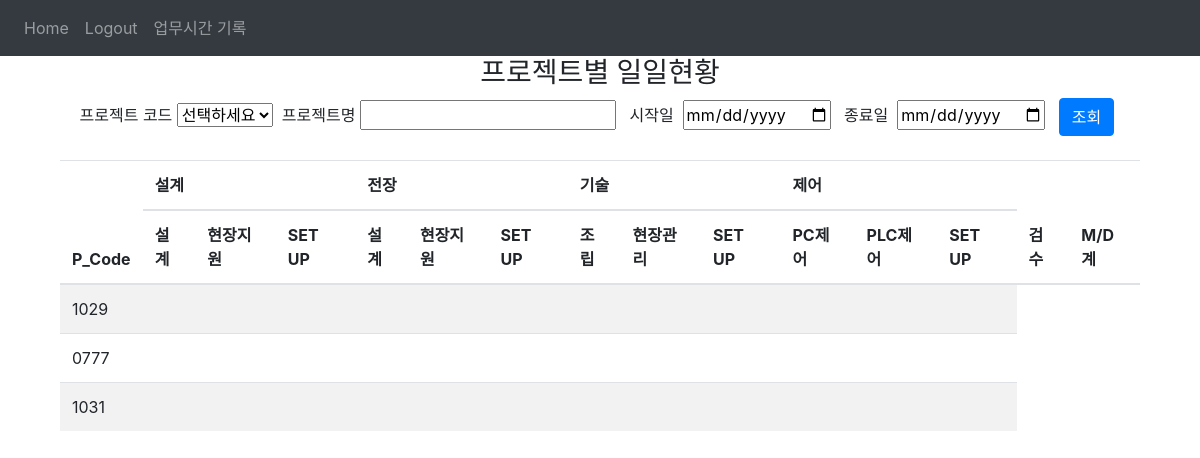
The app's page /project_view (signed in) with its own data.
### website/models.py (models this page shows)
class Project(db.Model):                                              #새 프로젝트를 생성한다.(관리자) 1번
    pid = db.Column(db.Integer, primary_key=True)                     #DB primary_key ID
    pcode = db.Column(db.String(50), unique=True, nullable=False)     #프로젝트 코드
    pname = db.Column(db.String(100), nullable=False)                 #프로젝트 이름
    startdate = db.Column(db.String(50))                              #시작일자
    enddate = db.Column(db.String(50))                                #종료일자
    pdesc = db.Column(db.String(100))                                 #프로젝트 설명
    date = db.Column(db.DateTime(timezone=True), default=func.now())  #등록일자 timestamp
    user_id = db.Column(db.Integer, db.ForeignKey('user.id'))         #외래키 연동

### website/views.py (the view)
@views.route('/project_view', methods=['GET', 'POST'])
@login_required
def project_view():
    task_list = ["전장외주","조립외주","제어외주","기타"]
    all_data = all_projects()
    return render_template("projectview.html",task_list=task_list, all_data=all_data, user=current_user)

### website/__init__.py (called while the page is built)
def create_app():
    app.config['SECRET_KEY'] = 'hjshjhdjah kjshkjdhjs'
    app.config['SQLALCHEMY_DATABASE_URI'] = f'sqlite:///{DB_NAME}'
    db.init_app(app)
    from .views import views
    from .auth import auth
    app.register_blueprint(views, url_prefix='/')
    app.register_blueprint(auth, url_prefix='/')
    from .models import User
    with app.app_context():
        db.create_all()
    login_manager = LoginManager()
    login_manager.login_view = 'auth.login'
    login_manager.init_app(app)
    @login_manager.user_loader
    def load_user(id):
        return User.query.get(int(id))
    return app

### website/views.py (called while the page is built)
def all_projects():
    today = date.today()
    all_projects = db.session.query(
        Project.pid,
        Project.pcode,
        Project.pname,
        Project.startdate,
        Project.enddate,
        Project.pdesc,
    func.strftime('%y-%m-%d', Project.date).label('date')).filter(Project.enddate >= today).all()
    return all_projects

### website/templates/projectview.html (shortened to what this page needs)
{% extends "base.html" %}
{% block content%}
<div class="container">
    <div class="table-wrapper">
        <div class="header">
            <h3 align="center">프로젝트별 일일현황</h3>
        </div>
    <form method="POST" onsubmit="handleSubmit(event)">
        <div class="col">
            <label>&nbsp;프로젝트 코드</label>
            <select id="pcode" name="pcode" onchange="updatePname()">
                <option value="">선택하세요</option>
            </select>
            <label>&nbsp;프로젝트명</label>
            <input type="text" id="pname" name="pname" value="">
            <label for="startDate">&nbsp;&nbsp;시작일&nbsp;</label>
            <input type="date" id="startDate" name="startDate" data-date-format="yymmdd">
            <label for="endDate">&nbsp;&nbsp;종료일&nbsp;</label>
            <input type="date" id="endDate" name="endDate" data-date-format="yymmdd">
            &nbsp;&nbsp;<button type="submit" class="btn btn-primary">조회</button>
        </div>
    </form>
    <br>
        <table class="table table-hover table-striped table-responsive-sm" id="table1">
            <thead>
                <tr>
                <th rowspan="2">P_Code</th>
                <th colspan="3">설계</th>
                <th colspan="3">전장</th>
                <th colspan="3">기술</th>
                <th colspan="3">제어</th>
                <th rowspan="3">검수</th>
                <th rowspan="2">M/D계</th>
                </tr>
                <tr>
                    <th>설계</th>
                    <th>현장지원</th>
                    <th>SET UP</th>
                    <th>설계</th>
                    <th>현장지원</th>
                    <th>SET UP</th>
                    <th>조립</th>
                    <th>현장관리</th>
                    <th>SET UP</th>
                    <th>PC제어</th>
                    <th>PLC제어</th>
                    <th>SET UP</th>
                </tr>
            </thead>
            <tbody id="dateTable">
                {% for project in all_data %}
                <tr>
                    <td>{{ project.pcode }}</td>
                    <td></td>
                    <td></td>
                    <td></td>
                    <td></td>
                    <td></td>
                    <td></td>
                    <td></td>
                    <td></td>
                    <td></td>
                    <td></td>
                    <td></td>
                    <td></td>
                </tr>
            {% endfor %}
            </tbody>
        </table>
    </div>
</div>
    {% endblock %}

### website/templates/base.html (style rules this page uses)
.table-wrapper { overflow-x: auto; width: 100%; }

### records on screen
Project: pcode "1029"
Project: pcode "0777"
Project: pcode "1031"
